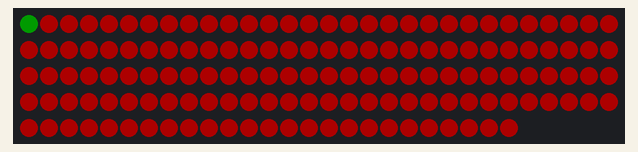
A program run on a simulated ESP32. Parts: 145 RGB LEDs in strip order, left to right, continuing on the next row. Dim RGB values are drawn brighter than linear; the local clock reads 2024-03-15 10:24:30 at power-on unless the program sets it; random numbers use the default seed unless the program sets one.

Above: at 0.16 s.
At 1.75 s:
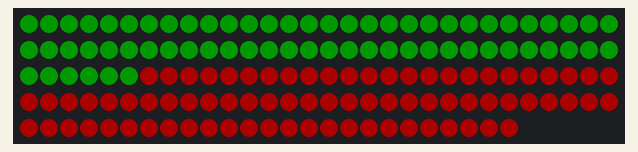
At 3.64 s:
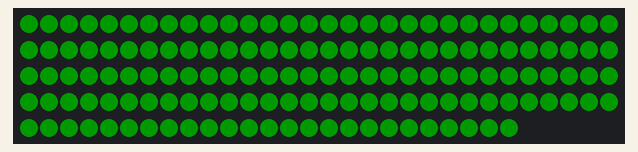
At 7.02 s:
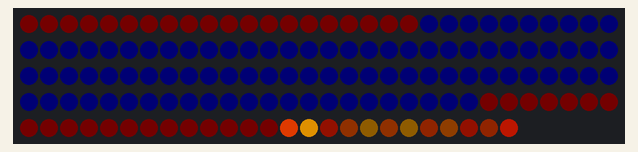
At 20.31 s:
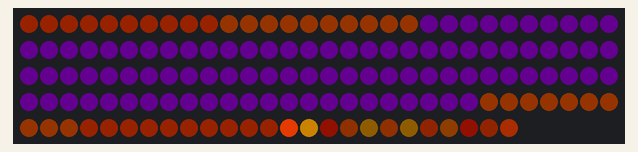
At 39.69 s:
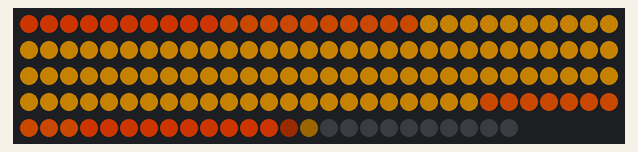

The program:

main.cpp
```cpp
#include <Arduino.h>
#include <FastLED.h>
#include <random>
#include <vector>
#include <cmath>
#include <ctime>
#include <iostream>

// How many leds in your strip?
#define NUM_LEDS 145
//pin 0 bis 133 Rahmen
//pin 134 bis 144 Krippe/Stadt
//pin 145 Lagerfeuer
const int x = NUM_LEDS;

// For led chips like WS2812, which have hue_color data line, ground, and power, you just
// need to define DATA_PIN.  For led chipsets that are SPI based (four wires - data, clock,
// ground, and power), like the LPD8806 define both DATA_PIN and CLOCK_PIN
// Clock pin only needed for SPI based chipsets when not using hardware SPI
#define DATA_PIN 17


// Define the array of leds
CRGB leds[NUM_LEDS];

void setup() {
Serial.begin(115200);

  pinMode(DATA_PIN, OUTPUT);
  FastLED.addLeds<WS2812B, DATA_PIN, GRB>(leds, NUM_LEDS);
  // put your setup code here, to run once:
  srand( (unsigned)time( NULL ) );


}
//-----------------------------------------------Init-----------------------------

//RGB-Array
unsigned char RGB_x[3] = {0,0,0};
//unsigned char *rgb_u;
//rgb_u = RGB_x;

//HSV-Array
unsigned char HSV_x[3] = {0,0,0};
//unsigned char *hsv;
//hsv = HSV;

unsigned char brightness = 50;

//-----------------------------------------------Functions----------------------------------------

//Sequence-Load  // Intro Loading Sequence
void Load(){
  for (int i = 0; i < x; i++){
      leds[i] = CRGB::Red;
      leds[i] %= 50;
    }
    FastLED.show();

  for (int i = 0; i < x; i++){

    leds[i] = CRGB::Green;
    leds[i] %= 50;
    FastLED.show();
    delay(20);
  }
  return;
}

//Sequence-count_up
void LED(int LEDnum,unsigned char RGB_cu[],unsigned char Helligkeit,unsigned char HSV_cu[],int RGB_HSV){

      switch (RGB_HSV) {
        case 1:
          leds[LEDnum] = CRGB(RGB_cu[0],RGB_cu[1],RGB_cu[2]);
          leds[LEDnum] %= Helligkeit;
        break;

        case 2:
          leds[LEDnum] = CHSV(HSV_cu[0],HSV_cu[1],HSV_cu[2]);
        break;

      }
      //FastLED.show();
}

//Sequence-kill

void kill(){
for (int i = 0; i < x; i++) {
    leds[i] = CRGB::Black;
    leds[i] %= 100;
    }
  FastLED.show();
  delay(2000);

}

int sign(){
  int sign = 0;
  switch (rand()% 2)
  {
  case 0 :
    sign = 1;
    break;
  case 1 :
    sign = -1;
    break;
  }

  return sign;
}


/*
void Flacker(int flacknum){

   int a = Flacker_array[flacknum];
    Serial.println(flacknum);
    Serial.println(Flacker_array[flacknum]);
    delay(2000);
  //hue_color = random(5,30);

}
*/

void loop() {

  #ifndef Flacker_array  // if x has not been #defined
  int Flacker_array[x];
  for (int i = 144; i < x; ++i) {
      Flacker_array[i] = rand()% 35 + 5; //25 + 20;
    }
  #endif

  #ifndef Background_array  // if x has not been #defined
  int Background_array[x];
  int rrr = 0;
  int rr  = 10;
  int r   = 20;
  int m   = 67;
  int l   = 113;
  int ll  = 123;
  int lll = 133;
  int sky = 200;
    for (int i = rrr; i < rr; ++i) {
      Background_array[i] = 20;
    }
    for (int i = rr; i < r; ++i) {
      Background_array[i] = 25;
    }
    for (int i = r; i < m; ++i) {
      Background_array[i] = sky;
    }
    for (int i = m; i < l; ++i) {
      Background_array[i] = sky;
    }
    for (int i = l; i < ll; ++i) {
      Background_array[i] = 25;
    }
    for (int i = ll; i < lll; ++i) {
      Background_array[i] = 20;
    }
  #endif

//-----------------------------------------------Loading sequence----------------------------------------
Load();
delay(200);
kill();
//Flacker(x);
//-----------------------------------------------Loop----------------------------------------

  //Flacker-Loop-Counter
  int k = 100000;
  //Define hue values
  unsigned char hue_color = 0; //0-45 Rotgelb töne
  unsigned char Saturation = 255; //255 max
  unsigned char power = 255;  //random

  /*
  for (int i = 0; i < x; i++)
    {
      int a= Flacker_array[i];
      Serial.println(i+100000);
      Serial.println(a);
      a = a + ( (rand()% 5)*sign() );
      Serial.println(i+200000);
      Serial.println(a);
      delay(2000);
    }
*/
  //Schwellwerte Blinken
  int o = 50;
  int u = 70;
  uint8_t light = 0;
  int lightstep = 1;
  //uint8_t
  while(k>0){
    for (int i = rrr; i < lll; i++) {
      leds[i] = CHSV(Background_array[i],Saturation,light);
    }
      if(light >= 100){
        sky = 42;
        for (int i = r; i < m; ++i) {
          Background_array[i] = sky;
        }
        for (int i = m; i < l; ++i) {
          Background_array[i] = sky;
        }
      }else{
        sky = 200;
        for (int i = r; i < m; ++i) {
          Background_array[i] = sky;
        }
        for (int i = m; i < l; ++i) {
          Background_array[i] = sky;
        }
      }

      light += lightstep;
      if(light>=255||light<=0){
        lightstep *= -1;
      }


    //Krippe direkt
    leds[133] = CHSV(20,Saturation,random(200,255));
    leds[134] = CHSV(42,Saturation,random(200,255));
    //Häuser von Links nach Rechts
    //Haus 1
    leds[135] = CHSV(10,Saturation,random(u,o));
    //Haus 2
    leds[136] = CHSV(25,Saturation,random(u,o));
    //Haus 3
    int haus3 = random(u,o);
    leds[137] = CHSV(42,Saturation,haus3);
    leds[138] = CHSV(25,Saturation,haus3);
    //Haus 4
    int haus4 = random(u,o);
    leds[139] = CHSV(42,Saturation,haus4);
    leds[140] = CHSV(21,Saturation,haus4);
    leds[141] = CHSV(30,Saturation,haus4);
    leds[142] = CHSV(10,Saturation,haus4);
    leds[143] = CHSV(20,Saturation,haus4);
    //Lagerfeuer
    for (int i = 144; i < x; i++) {
      leds[i] = CHSV(Flacker_array[i],Saturation,random(120,150));
      }

    if(light >= 110){
      for (int i = 133; i < 135; i++) {
        leds[i] %= 50;
      }
    }

    if(light >= 110){
      for (int i = 135; i < x; i++) {
        leds[i] %= 0;
      }
    }

    //refreshing array
    for (int i = 0; i < x; i++)
    {
      int a= Flacker_array[i];
      a = a + ( (rand()% 1)*sign() );
      Flacker_array[i] = a;
      if (a < 20){
          Flacker_array[i] = a+1;
      }
      if (a > 25){
          Flacker_array[i] = a-1;
      }

    }


    //delay(random(20,50));
    delay(random(100,250));
    FastLED.show();
    k--;
  }


/*
  while(k>0){

    hue_color = rand()% 30 + 5;//random(5,30);
    Serial.println(hue_color);

    for (int i = 0; i < 10; i++)
    {
      int f = hue_color+i;
      if (f >= 42){f = f-12;}

      for (int i = 0; i < x; i++) {
          leds[i] = CHSV(f,Saturation,power);
      }


      Serial.println(f);
      FastLED.show();
      delay(random(20,50));
      power = random(150,255);
    }
    //delay(random(100,300));

    k--;
  }
*/
}


/*
int light = 0

    for(int i = 0; i<10 ;i++){
    HSV_x[0] = f;   //random(0,255);
            HSV_x[1] = 255;
            HSV_x[2] = 180;
            LED(i, HSV_y, brightness, HSV_x,2);
    leds[0] = CHSV(50,255,50);

    FastLED.show();
    delay(20);
    }

*/
```
